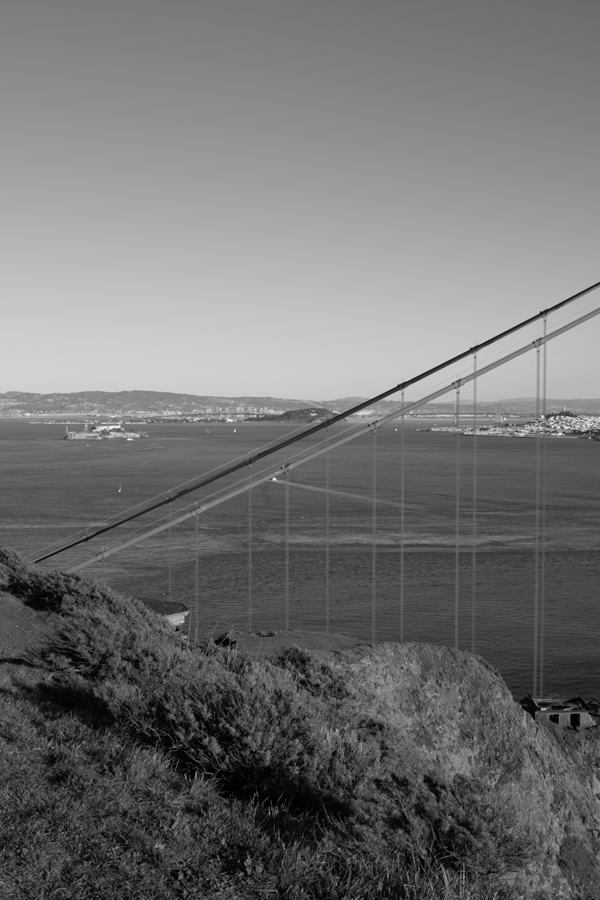
#> input picture data/goldengate/goldengate-00.png, 600 x 900 px; its folder holds 4 pictures in this run
$ python ransac.py
#> lines starting #> are read from the running program, lines starting #| are printed output that depends on the picture
import glob
import cv2
import sys
import numpy as np
import argparse

parser = argparse.ArgumentParser(description='Feature Detection and Matching')

parser.add_argument('--input', type=str, help='image directory', default='../data/goldengate/')
parser.add_argument('--distance', type=int, help='ransac distance error threshold', default=50)
parser.add_argument('--maxiter', type=int, help='maximum number of iterations', default=1000)

args = parser.parse_args()

DATA = args.input
DIST_THRESHOLD = args.distance
MAXITER = args.maxiter


def read_image(image_path):
    image = cv2.imread(image_path)
    image_name = image_path.split("/")[-1]

    if image is not None:
        print("{} successfully read!".format(image_name))
        return image

    print("{} is invalid!".format(image_name))
    return None


def distance(x1, y1, x2, y2):
    d = (x1 - x2)**2 + (y1 - y2)**2
    return d**0.5


def find_estimation_points(x1, y1, homography):
    p = np.array([int(round(x1)), int(round(y1)), 1])
    p = np.dot(homography, p.T)
    p = (1/p.item(2)) * p
    return int(round(p.item(0))), int(round(p.item(1)))


def homography_error(x1, y1, x2, y2, homography):

    e_x, e_y = find_estimation_points(x1, y1, homography)

    return distance(x2 ,y2, e_x, e_y)


def is_similar(correspondence_list):

    for index, cor1 in enumerate(correspondence_list):
        x11, y11, x12, y12 = cor1.item(0), cor1.item(1), cor1.item(2), cor1.item(3)

        for cor2 in correspondence_list[index+1:]:
            x21, y21, x22, y22 = cor2.item(0), cor2.item(1), cor2.item(2), cor2.item(3)

            if [x11, y11] == [x21, y21] or [x12, y12] == [x22, y22]:
                return True

    return False


def return_kp_and_desc_list(gray_image):

    sift = cv2.SIFT_create()

    return sift.detectAndCompute(gray_image, None)


def bf_matcher(desc1, desc2):

    bf = cv2.BFMatcher()

    matches = bf.knnMatch(desc1, desc2, k=2)
    print("Before ratio test :: Number of matches : {}".format(len(matches)))

    good = []
    for m, n in matches:
        if m.distance < 0.75*n.distance:
            good.append(m)

    print("After ratio test :: Number of matches : {}".format(len(good)))

    return good


def flann_matcher(desc1, desc2):

    FLANN_INDEX_KDTREE = 1
    index_params = dict(algorithm = FLANN_INDEX_KDTREE, trees = 5)
    search_params = dict(checks = 50)
    flann = cv2.FlannBasedMatcher(index_params, search_params)

    matches = flann.knnMatch(desc1, desc2, k=2)
    print("Before ratio test :: Number of matches : {}".format(len(matches)))

    good = []
    for m, n in matches:
        if m.distance < 0.75*n.distance:
            good.append(m)

    print("After ratio test :: Number of matches : {}".format(len(good)))

    return good


def find_correspondences(kp1, kp2, matches):

    correspondences = []

    for match in matches:
        x1, y1 = kp1[match.queryIdx].pt
        x2, y2 = kp2[match.trainIdx].pt

        correspondences.append([x1, y1, x2, y2])

    print("Number of correspondences : {}".format(len(correspondences)))
    return np.array(correspondences)


def find_homography(correspondence_list):

    A = []

    for correspondence in correspondence_list:
        x1, y1 = correspondence.item(0), correspondence.item(1)
        x2, y2 = correspondence.item(2), correspondence.item(3)

        A.append([-1*x1, -1*y1, -1, 0, 0, 0, x1*x2, y1*x2, x2])
        A.append([0, 0, 0, -1*x1, -1*y1, -1, x1*y2, y1*y2, y2])

    A = np.array(A)

    U, S, VT = np.linalg.svd(A)

    H = (1/VT[8].item(8)) * VT[8]

    return np.reshape(H, (3, 3))


def ransac(correspondences, estimation_thresh):

    inliers = []
    homography = []

    len_corr = len(correspondences)


    for i in range(MAXITER):
        print("Progress {:2.1%}".format(i / MAXITER), end="\r")

        corr1 = correspondences[np.random.randint(len(correspondences), size=1)[0]]
        corr2 = correspondences[np.random.randint(len(correspondences), size=1)[0]]
        corr3 = correspondences[np.random.randint(len(correspondences), size=1)[0]]
        corr4 = correspondences[np.random.randint(len(correspondences), size=1)[0]]

        if is_similar([corr1, corr2, corr3, corr4]):
            continue
        else:
            H = find_homography([corr1, corr2, corr3, corr4])

            HI = np.linalg.inv(H)
            HI = (1/HI.item(8)) * HI

            I = []

            for k in range(len_corr):
                corr_temp = correspondences[k]

                x1, y1, x2, y2 = corr_temp.item(0), corr_temp.item(1), corr_temp.item(2), corr_temp.item(3)

                error  = homography_error(x1, y1, x2, y2, H)
                error += homography_error(x2, y2, x1, y1, HI)

                if error < DIST_THRESHOLD:
                    I.append(corr_temp)

            if len(I) > len(inliers):
                inliers = I
                homography = H

            if len(inliers) > estimation_thresh*len_corr:
                break

    print(" "*30, end="\r")
    return homography


def draw_keypoints(rgb_image, gray_image, keypoints):

    img = cv2.drawKeypoints(gray_image, keypoints, rgb_image)

    cv2.imshow("Sift Keypoints", img)
    cv2.waitKey(0)
    cv2.destroyAllWindows()


def draw_matches(gimg1, kp1, gimg2, kp2, matches):

    img = cv2.drawMatches(gimg1, kp1, gimg2, kp2, matches, gimg2, flags=2, matchColor = (0,255,255))

    cv2.imshow('Image Matches', img)
    cv2.waitKey(0)
    cv2.destroyAllWindows()


def main():
    rgb_images= [read_image(image) for image in sorted(glob.glob(DATA + "goldengate*.png"))[:2]]
#> in read_image, image is the input picture: shape (900, 600, 3); min 0, max 249, mean 113.3
#> call 2 of read_image, with image_path = '../data/goldengate/goldengate-01.png'
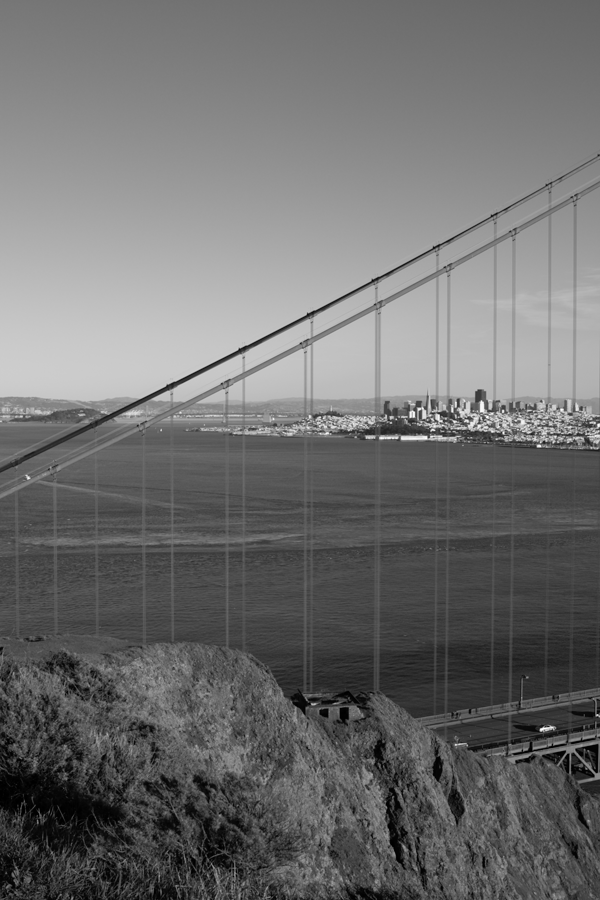
#> input picture data/goldengate/goldengate-01.png, 600 x 900 px
#> in read_image, image is the input picture: shape (900, 600, 3); min 0, max 255, mean 110.4
#> rgb_images = 2 items
    gimg1 = cv2.cvtColor(rgb_images[0], cv2.COLOR_BGR2GRAY)
    gimg2 = cv2.cvtColor(rgb_images[1], cv2.COLOR_BGR2GRAY)

    kp1, desc1 = return_kp_and_desc_list(gimg1)
#> kp1 = 2735 keypoints; strongest (x, y, size): (274, 479, 2.1), (542, 417, 2), (476, 348, 4.4), (542, 709, 2)
    kp2, desc2 = return_kp_and_desc_list(gimg2)
#> kp2 = 2465 keypoints; strongest (x, y, size): (541, 729, 2.4), (539, 446, 2.4), (419, 409, 2.1), (412, 414, 4.4)

    matches = flann_matcher(desc1, desc2)
#> in flann_matcher, `matches = flann.knnMatch(desc1, desc2, k=2)`: matches = 2735 matches
#| Before ratio test :: Number of matches : 2735
#> after the loop in flann_matcher, `for m, n in matches:`: good = 836 matches
#| After ratio test :: Number of matches : 836
#> matches = 836 matches

    correspondences = find_correspondences(kp1, kp2, matches)
#> the loop in find_correspondences, `for match in matches:` made 836 passes
#> (x1, y1, x2, y2) on passes 1 to 3: (60.29, 400.9, 84.15, 402.8), (150.9, 731.7, 39.33, 866.1), (174, 779.1, 303.2, 854.8)
#> after the loop in find_correspondences, `for match in matches:`: correspondences = 836 items, first 6: [60.29, 400.9, 84.15, 402.8], [150.9, 731.7, 39.33, 866.1], [174, 779.1, 303.2, 854.8], [174.4, 394.1, 21.42, 398], [237.8, 409.1, 3.21, 409.4], [240.7, 754.8, 6.96, 763.4]
#| Number of correspondences : 836
#> correspondences = 836 rows, first 6: [60.29, 400.9, 84.15, 402.8], [150.9, 731.7, 39.33, 866.1], [174, 779.1, 303.2, 854.8], [174.4, 394.1, 21.42, 398], [237.8, 409.1, 3.21, 409.4], [240.7, 754.8, 6.96, 763.4]

    homography = ransac(correspondences, 0.95)
#> in ransac, `len_corr = len(correspondences)`: len_corr = 836
#> the loop in ransac, `for i in range(MAXITER):` made 1 pass
#> (corr1, corr2, corr3, corr4) on pass 1: ([530.4, 868.9, 302.8, 860.7], [467, 707.2, 238.6, 705.3], [497.5, 776.2, 269.7, 772.1], [322.4, 685.5, 91.75, 689.1])

    print("Homography Matrix: ", homography)
#| Homography Matrix:  [[ 1.04986485e+00  3.28742489e-02 -2.63777937e+02]
#|  [-1.17151416e-01  1.13518470e+00 -9.83039168e+00]
#|  [-1.13826567e-04  1.41240826e-04  1.00000000e+00]]

    draw_keypoints(rgb_images[0], gimg1, kp1)
#> in draw_keypoints, `img = cv2.drawKeypoints(gray_image, keypoints, rgb_image)`:
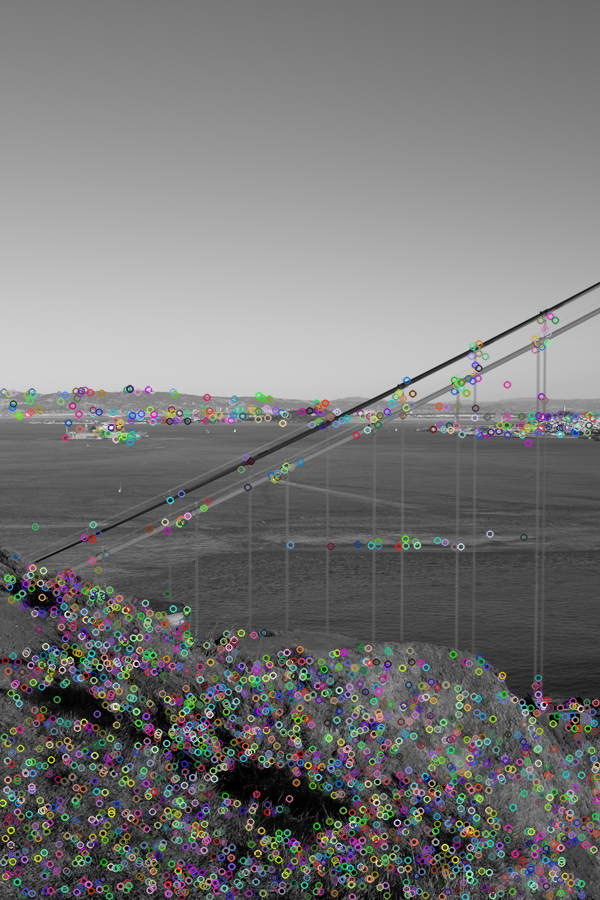
#> img: shape (900, 600, 3); mean B, G, R 118.1, 118.3, 118.4

    draw_matches(gimg1, kp1, gimg2, kp2, matches)
#> in draw_matches, `img = cv2.drawMatches(gimg1, kp1, gimg2, kp2, matches, gimg2, flags=2,..`:
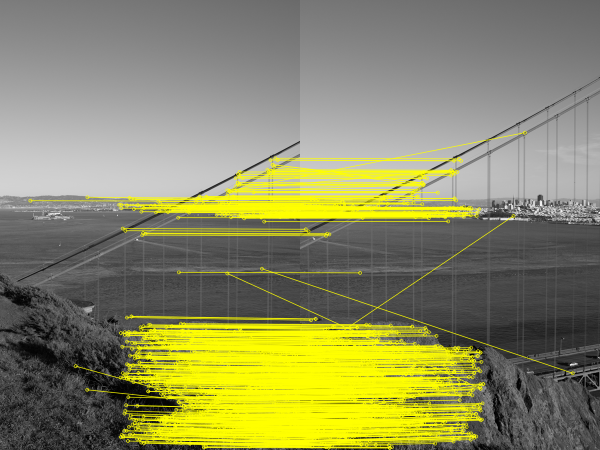
#> img: shape (900, 1200, 3) (shown at 1/2 size); mean of channels 0, 1, 2 97.7, 139.2, 139.2; drawn as B, G, R


if __name__ == "__main__":
    main()
